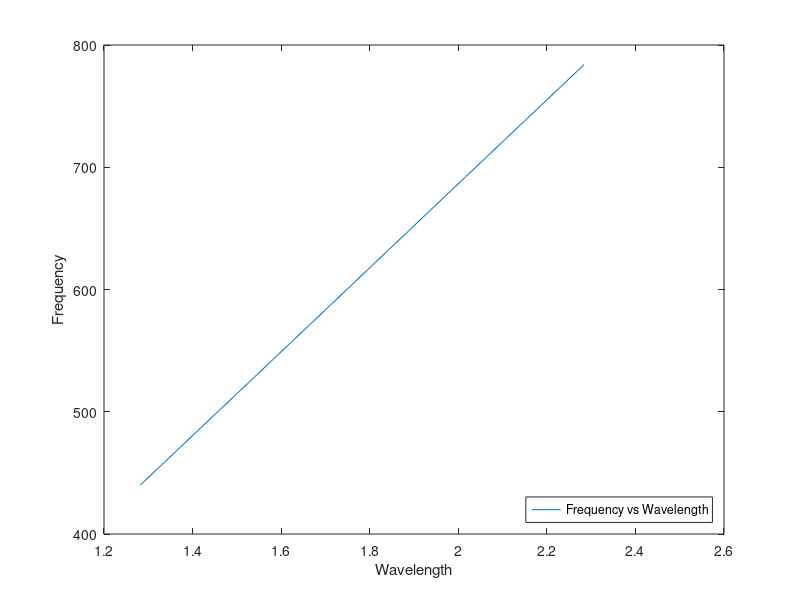

This figure's MATLAB source:
frequency = [440.0 493.9 523.2 587.3 659.3 698.5 784.0];

wavelength = [0.7800  0.6949  0.6559  0.5843  0.5206  0.4914  0.4378 ]
reciprocal = []
for i=1:length(wavelength)
    reciprocal =[reciprocal,1/wavelength(i)]
end
plot(reciprocal,frequency);
xlabel('Wavelength')
ylabel('Frequency')
legend({'Frequency vs Wavelength'},'Location','southeast')